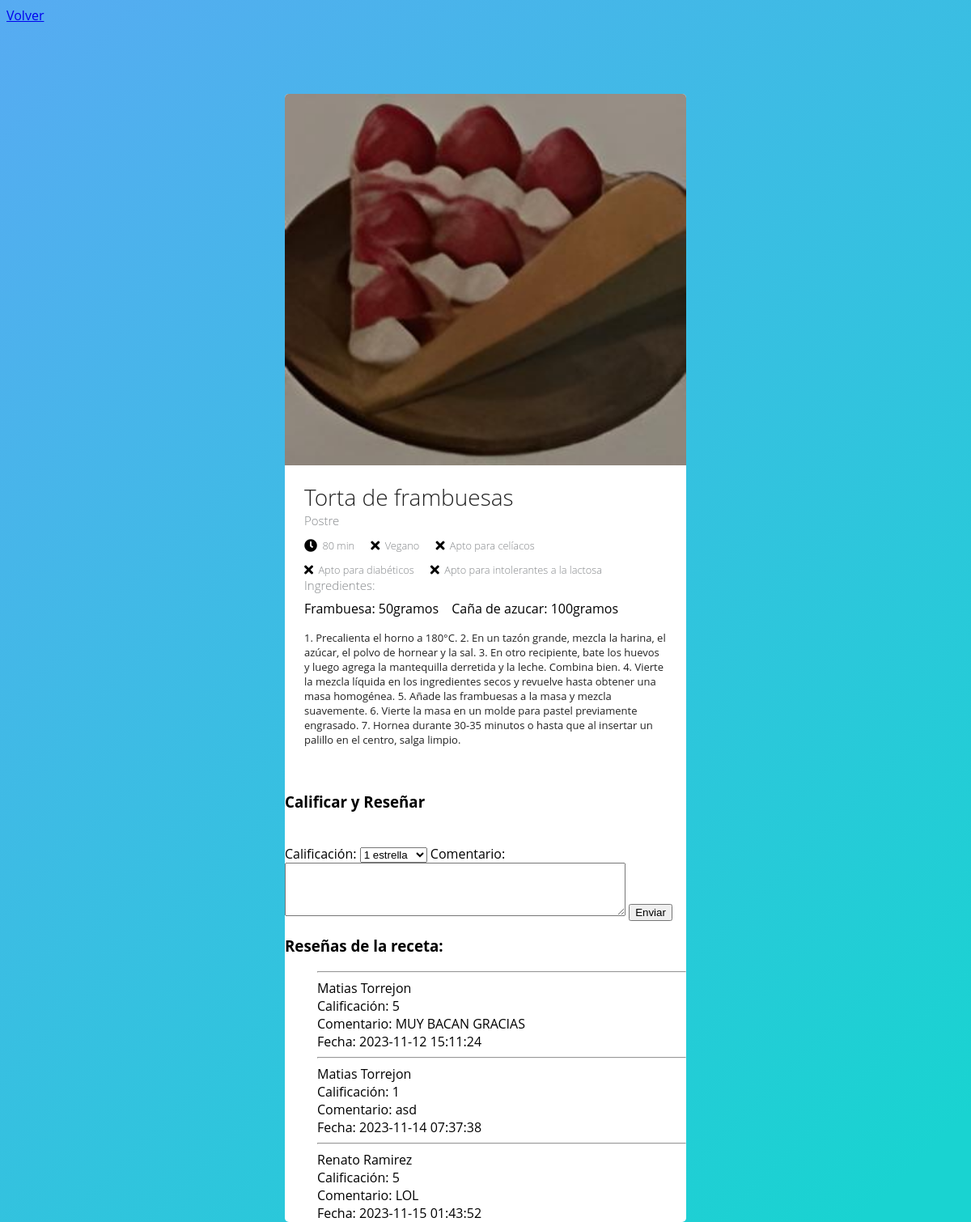
/PHP/detalle_receta.php?id_receta=1, run on the app's committed database.
### tables this page shows
CREATE TABLE `recetas` (
  `id_receta` int(11) NOT NULL,
  `nombre` varchar(50) NOT NULL,
  `imagen` varchar(100) NOT NULL,
  `tipo` int(11) NOT NULL,
  `tiempo_prep` int(11) NOT NULL,
  `instrucciones` text NOT NULL,
  `apt_diabeticos` tinyint(1) NOT NULL,
  `apt_intolerantes` tinyint(1) NOT NULL,
  `tiene_gluten` tinyint(1) NOT NULL,
  `vegano` tinyint(1) NOT NULL
);

CREATE TABLE `recetas_ingredientes` (
  `id_relacion` int(11) NOT NULL,
  `id_receta` int(11) NOT NULL,
  `id_ingrediente` int(11) NOT NULL,
  `cantidad` varchar(20) NOT NULL
);

CREATE TABLE `ingredientes` (
  `id_ingrediente` int(11) NOT NULL,
  `nombre_ing` varchar(25) NOT NULL
);

CREATE TABLE `usuarios` (
  `id_usuario` int(11) NOT NULL,
  `nombre` varchar(30) DEFAULT NULL,
  `correo` varchar(35) NOT NULL,
  `contraseña` varchar(30) DEFAULT NULL,
  `ultima_sesion` datetime DEFAULT NULL,
  `cant_almuerzos` int(11) NOT NULL
);

### PHP/detalle_receta.php (the view, shortened to what this page needs)
<?php
$id_receta = $_GET['id_receta'];
$conexion = mysqli_connect("localhost", "root", "", "sabor_usm");
$consulta_receta = "SELECT * FROM recetas WHERE id_receta = $id_receta";
$resultado_consulta = $conexion->query($consulta_receta);
$fila = $resultado_consulta->fetch_assoc();
$nombre_receta = $fila['nombre'];
$imagen = $fila['imagen'];
$tipo = $fila['tipo'];
$tiempo_prep = $fila['tiempo_prep'];
$instrucciones = $fila['instrucciones'];
$apt_diabeticos = $fila['apt_diabeticos'];
$apt_intolerantes = $fila['apt_intolerantes'];
$tiene_gluten = $fila['tiene_gluten'];
$vegano = $fila['vegano'];
$tipos_receta = ["", "Entrada", "Fondo", "Postre"];
$tipo = $tipos_receta[$tipo];
function obtenerIcono($valor) {
    return ($valor == 1) ? 'fas fa-check' : 'fas fa-times';
}
$consulta_ingredientes = "
    SELECT i.nombre_ing AS nombre_ingrediente, ri.cantidad
    FROM recetas_ingredientes ri
    JOIN ingredientes i ON ri.id_ingrediente = i.id_ingrediente
    WHERE ri.id_receta = $id_receta
";
$resultado_ingredientes = $conexion->query($consulta_ingredientes);
$consulta_reseñas = "SELECT * FROM reseñas WHERE id_receta = $id_receta";
$resultado_reseñas = $conexion->query($consulta_reseñas);
?>
<!DOCTYPE html>
<html lang="es">
<head>
	<link rel="stylesheet" type="text/css" href="css/detalle_rec.css">
    <link rel="stylesheet" href="https://cdnjs.cloudflare.com/ajax/libs/font-awesome/5.15.3/css/all.min.css">
</head>
<body>
    <div class="col-lg-8">
        <a href="home.php" class="btn btn-primary">Volver</a>
        <div>&nbsp;</div>
        <div class="recipe-card">
            <aside>
                <img src="<?php echo $imagen; ?>" alt="" style="width: 496px; height: auto;"/>
            </aside>
            <article>
                <h2><?php echo $nombre_receta; ?></h2>
                <h3><?php echo $tipo; ?></h3>
                <ul>
                    <li><span class="icon"><i class="fas fa-clock"></i></span><span><?php echo $tiempo_prep; ?> min</span></li>
                    <li><span class="icon"><i class="<?php echo obtenerIcono($vegano); ?>"></i></span><span>Vegano</span></li>
                    <li><span class="icon"><i class="<?php echo obtenerIcono(!$tiene_gluten); ?>"></i></span><span>Apto para celíacos</span></li>
                </ul>
                <ul>
                    <li><span class="icon"><i class="<?php echo obtenerIcono($apt_diabeticos); ?>"></i></span><span>Apto para diabéticos</span></li>
                    <li><span class="icon"><i class="<?php echo obtenerIcono($apt_intolerantes); ?>"></i></span><span>Apto para intolerantes a la lactosa</span></li>
                </ul>
                <h3>Ingredientes:</h3>
                <ul>
                    <?php
                    while ($row_ingrediente = $resultado_ingredientes->fetch_assoc()) {
                        echo '<li>' . $row_ingrediente['nombre_ingrediente'] . ': ' . $row_ingrediente['cantidad'] . '</li>';
                    }
                    ?>
                </ul>
                <p><?php echo $instrucciones; ?></p>
            </article>
            <div class="calificacion-reseña">
                <h3>Calificar y Reseñar</h3>
                <div>&nbsp;</div>
                <form action="proceso_calificacion.php" method="post">
                    <label for="calificacion">Calificación:</label>
                    <select name="calificacion" id="calificacion" required>
                        <option value="1">1 estrella</option>
                    </select>
                    <label for="comentario">Comentario:</label>
                    <textarea name="comentario" id="comentario" rows="4" cols="50"></textarea>
                    <button type="submit">Enviar</button>
                </form>
                <h3>Reseñas de la receta:</h3>
                <ul>
                    <?php
                    while ($row_resena = $resultado_reseñas->fetch_assoc()) {
                        $usuario_res = $row_resena['id_usuario'];
                        $nombre_usuario = "SELECT * FROM usuarios WHERE id_usuario = $usuario_res";
                        $resultado_usuario = $conexion->query($nombre_usuario);
                        $nombre_usuario = $resultado_usuario->fetch_assoc()['nombre'];
                        echo '<hr>';
                        echo '<div>' . $nombre_usuario . '</div>';
                        echo '<div>Calificación: ' . $row_resena['calificacion'] . '</div>';
                        echo '<div>Comentario: ' . $row_resena['comentario'] . '</div>';
                        echo '<div>Fecha: ' . $row_resena['fecha'] . '</div>';
                    }
                    ?>
                </ul>
            </div>
        </div>
    </div>
</body>
</html>

### css/detalle_rec.css (style rules this page uses)
* { -webkit-box-sizing: border-box; -moz-box-sizing: border-box; box-sizing: border-box; }
html { height: 100%; }
body { background-color: #57abf2; background-image: -webkit-linear-gradient(-225deg, #19d3d1 5%, #57abf2); background-image: linear-gradient(-45deg,#19d3d1 5%, #57abf2); font-family: 'Open Sans', sans-serif; font-size: 1rem; }
img { max-width: 400%; height: auto; vertical-align: bottom; }
.recipe-card { background: #fff; margin: 4em auto; width: 90%; max-width: 496px; border-top-left-radius: 5px; border-top-right-radius: 5px; border-bottom-left-radius: 5px; border-bottom-right-radius: 5px; }
.recipe-card aside { position: relative; }
.recipe-card aside img { border-top-left-radius: 5px; border-top-right-radius: 5px; }
.recipe-card article { padding: 1.25em 1.5em; }
.recipe-card article ul { list-style: none; margin: 0.5em 0 0; padding: 0; }
.recipe-card article ul li { display: inline-block; margin-left: 1em; line-height: 1em; }
.recipe-card article ul li:first-child { margin-left: 0; }
.recipe-card article ul li .icon { vertical-align: bottom; }
.recipe-card article ul li span:nth-of-type(2) { margin-left: 0.5em; font-size: 0.8em; font-weight: 300; vertical-align: middle; color: #838689; }
.recipe-card article h2, .recipe-card article h3 { margin: 0; font-weight: 300; }
.recipe-card article h2 { font-size: 1.75em; color: #222222; }
.recipe-card article h3 { font-size: 0.9375em; color: #838689; }
.recipe-card article p { margin: 1.25em 0; font-size: 0.8125em; font-weight: 400; color: #222222; }
.recipe-card .icon { display: inline; display: inline-block; background-image: none; background-repeat: no-repeat; }

### data on the page
recetas: imagen (picture), nombre "Torta de frambuesas", tipo "Postre", tiempo_prep "80", instrucciones "1. Precalienta el horno a 180°C. 2. En un tazón grande, mezcla la harina, el azúcar, el polvo de hornear y la sal. 3. En otro recipiente, bate los huevos y luego agrega la mantequilla derretida y la leche. Combina bien. 4. Vierte la mezcla líquida en los ingredientes secos y revuelve hasta obtener una masa homogénea. 5. Añade las frambuesas a la masa y mezcla suavemente. 6. Vierte la masa en un molde para pastel previamente engrasado. 7. Hornea durante 30-35 minutos o hasta que al insertar un palillo en el centro, salga limpio."
recetas_ingredientes: id_ingrediente.nombre_ing "Frambuesa", cantidad "50gramos"
recetas_ingredientes: id_ingrediente.nombre_ing "Caña de azucar", cantidad "100gramos"
reseñas: id_usuario.nombre "Matias Torrejon", calificacion "5", comentario "MUY BACAN GRACIAS", fecha "2023-11-12 15:11:24"
reseñas: id_usuario.nombre "Matias Torrejon", calificacion "1", comentario "asd", fecha "2023-11-14 07:37:38"
reseñas: id_usuario.nombre "Renato Ramirez", calificacion "5", comentario "LOL", fecha "2023-11-15 01:43:52"
